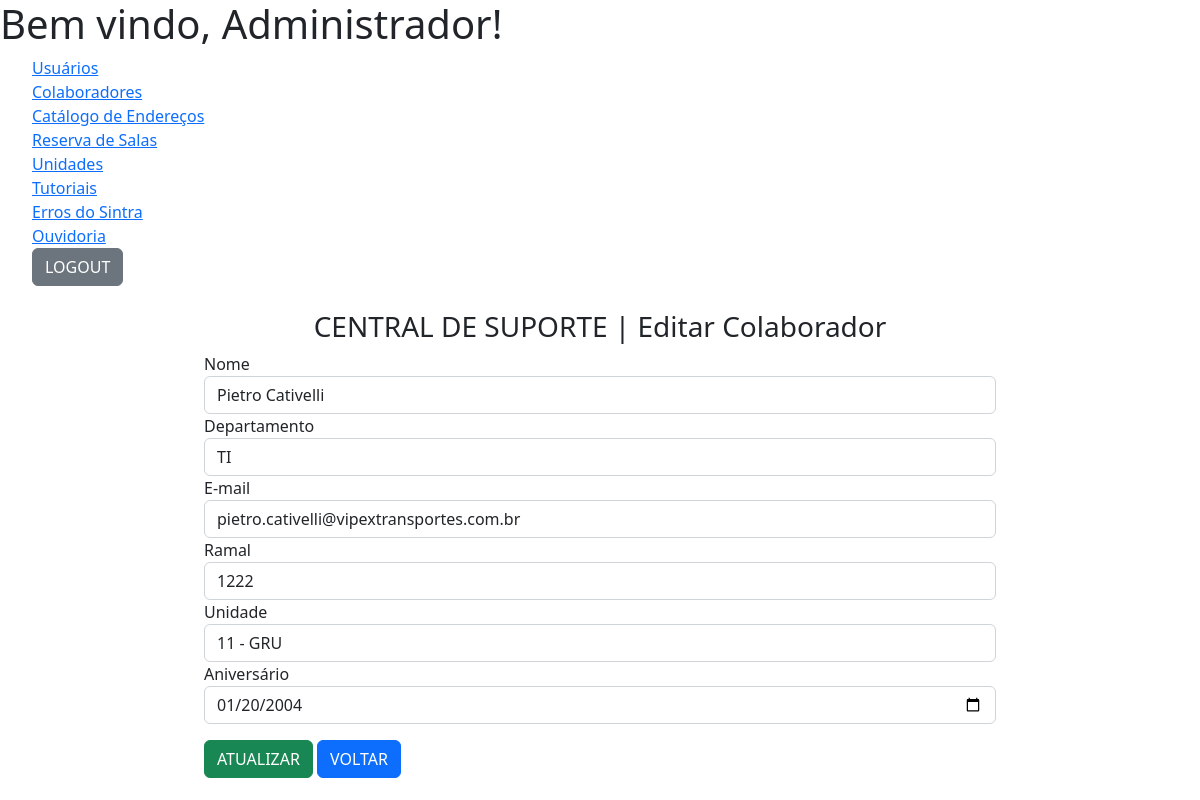
The app's page /admin/pages/colab-edit.php?id=7 (signed in) with its own data.
### tables this page shows
CREATE TABLE `colaboradores` (
  `id` int(11) NOT NULL,
  `fullname` varchar(150) NOT NULL,
  `department` varchar(20) NOT NULL,
  `email` varchar(100) NOT NULL,
  `phone` int(15) NOT NULL,
  `company` varchar(10) NOT NULL,
  `birth` date NOT NULL
);

### admin/pages/colab-edit.php (the view, shortened to what this page needs)
<?php
    include_once '../php_action/db_connect.php';
    $id = $_SESSION['id_usuario'];
    $sql = "SELECT * FROM usuarios WHERE id = '$id'";
    $resultado = mysqli_query($connect, $sql);
    $dados = mysqli_fetch_array($resultado);
    include_once '../includes/header.php';
    if(isset($_GET['id'])){
        $id = mysqli_escape_string($connect, $_GET['id']);
        $sql = "SELECT * FROM colaboradores WHERE id = '$id'";
        $resultado = mysqli_query($connect, $sql);
        $dados = mysqli_fetch_array($resultado);
    }
?>
    <div class="row no-gutters mt-4">
        <div class="col-12 col-md-8 offset-md-2">
            <h3 class="text-center">CENTRAL DE SUPORTE | Editar Colaborador</h3>
            <form action="../php_action/update-colab.php" method="POST">
                <div class="form-group">
                    <label for="nome">Nome</label>
                    <input class="form-control" type="text" name="nome" id="nome" value="<?php echo $dados['fullname'] ?>">
                </div>
                <div class="form-group">
                    <label for="department">Departamento</label>
                    <select class="form-control" name="department" id="department">
                        <option <?php if($dados['department'] == "TI") {echo "selected";} ?> value="TI">TI</option>
                    </select>
                </div>
                <div class="form-group">
                    <label for="email">E-mail</label>
                    <input class="form-control" type="email" name="email" id="email" value="<?php echo $dados['email'] ?>">
                </div>
                <div class="form-group">
                    <label for="phone">Ramal</label>
                    <input class="form-control" type="phone" name="phone" id="phone" value="<?php echo $dados['phone'] ?>">
                </div>
                <div class="form-group">
                    <label for="company">Unidade</label>
                    <select class="form-control" name="company" id="company">
                        <option <?php if($dados['company'] == "11 - GRU") {echo "selected";} ?> value="11 - GRU">11 - GRU</option>
                    </select>
                </div>
                <div class="form-group">
                    <label for="birth">Aniversário</label>
                    <input class="form-control" type="date" name="birth" id="birth" value="<?php echo $dados['birth'] ?>">
                </div>
                <div class="form-group mt-3">
                    <button type="submit" name="btn-atualizar" class="btn btn-success">ATUALIZAR</button>
                    <a href="colab-list.php" class="btn btn-primary">VOLTAR</a>
                </div>
            </form>
            <br>
        </div>
    </div>
<?php
    include_once '../includes/footer.php';
?>

### admin/assets/css/style.css (style rules this page uses)
* { margin: 0; padding: 0; list-style: none; }

### records on screen
colaboradores: nome "Pietro Cativelli", department "TI", email "pietro.cativelli@vipextransportes.com.br", phone "1222", company "11 - GRU", birth "01/20/2004"
